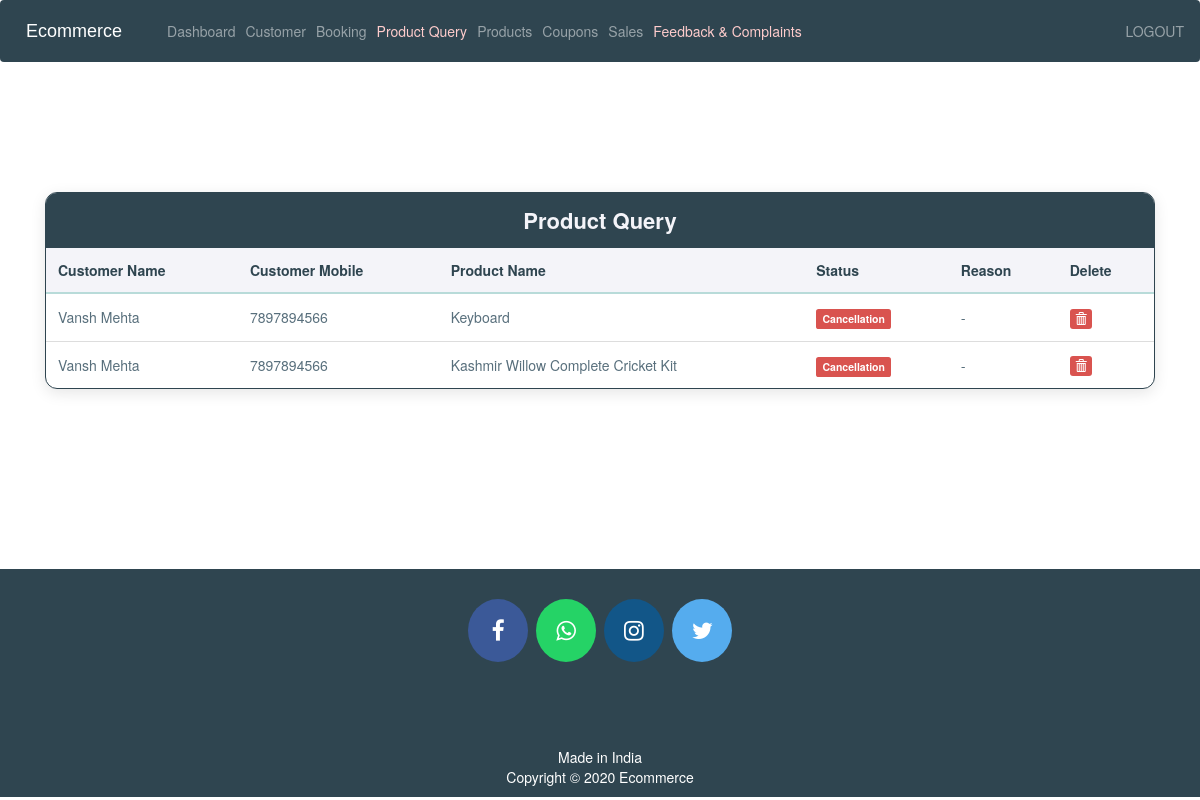
The page /admin-cancelled-returned (signed in) on the database its author committed.
### ecom/models.py (models this page shows, shortened)
class Customer(models.Model):
    user=models.OneToOneField(User,on_delete=models.CASCADE)
    profile_pic= models.ImageField(upload_to='profile_pic/CustomerProfilePic/',null=True,blank=True)
    address = models.CharField(max_length=40)
    mobile = models.CharField(max_length=20,null=False)
    @property
    def get_name(self):
        return self.user.first_name+" "+self.user.last_name

class Product(models.Model):
    CATEGORIES = (
        ('Electronics','Electronics'),
        ('Fashion','Fashion'),
        ('Home','Home'),
        ('Beauty','Beauty'),
        ('Books','Books'),
        ('Sports','Sports'),
        ('Others','Others'),
    )
    name=models.CharField(max_length=120)
    product_image= models.ImageField(upload_to='product_image/',null=True,blank=True)
    price = models.PositiveIntegerField()
    description=models.TextField()
    about=models.TextField(null=True, blank=True)
    category = models.CharField(max_length=50, choices=CATEGORIES, default='Others')
    subcategory = models.CharField(max_length=50, blank=True, null=True)
    stock = models.IntegerField(default=10)

class Order(models.Model):
    STATUS =(
        ('Pending','Pending'),
        ('Order Confirmed','Order Confirmed'),
        ('Out for Delivery','Out for Delivery'),
        ('Delivered','Delivered'),
        ('Cancelled','Cancelled'),
    )
    customer=models.ForeignKey('Customer', on_delete=models.CASCADE,null=True)
    email = models.CharField(max_length=50,null=True)
    address = models.CharField(max_length=500,null=True)
    mobile = models.CharField(max_length=20,null=True)
    order_date= models.DateTimeField(auto_now_add=True,null=True)
    status=models.CharField(max_length=50,null=True,choices=STATUS, default='Pending')
    total_amount = models.PositiveIntegerField(default=0)
    delivered_date = models.DateTimeField(null=True, blank=True)

### ecom/views.py (the view)
# urls.py: path('admin-cancelled-returned', views.admin_cancelled_returned_view, name='admin-cancelled-returned'),
@login_required(login_url='adminlogin')
def admin_cancelled_returned_view(request):
    orders=models.Order.objects.all().filter(status__in=['Cancelled', 'Cancellation Requested', 'Return Requested']).order_by('-id')
    ordered_products=[]
    ordered_bys=[]
    for order in orders:
        first_item = order.items.all().first()
        if first_item:
            ordered_product = models.Product.objects.filter(id=first_item.product.id)
        else:
            ordered_product = models.Product.objects.none()
        if order.customer:
            ordered_by=models.Customer.objects.all().filter(id = order.customer.id)
        else:
            ordered_by=models.Customer.objects.none()
        ordered_products.append(ordered_product)
        ordered_bys.append(ordered_by)
    return render(request,'ecom/admin_cancelled_returned_orders.html',{'data':zip(ordered_products,ordered_bys,orders)})

### templates/ecom/admin_cancelled_returned_orders.html (shortened to what this page needs)
{% extends 'ecom/admin_base.html' %}
{% load static %}
{% block content %}
<head>
  <link href="//netdna.bootstrapcdn.com/bootstrap/3.0.0/css/bootstrap.min.css" rel="stylesheet" id="bootstrap-css">
</head>
<div class="container">
  <div class="panel panel-primary">
    <div class="panel-heading">
      <h6 class="panel-title">Product Query</h6>
    </div>
    <table class="table table-hover" id="dev-table">
      <thead>
        <tr>
          <th>Customer Name</th>
          <th>Customer Mobile</th>
          <th>Product Name</th>
          <th>Status</th>
          <th>Reason</th>
          <th>Delete</th>
        </tr>
      </thead>
      {% for product,customer,order in data %}
      <tr>
        {% for c in customer %}
        <td> {{c.get_name}}</td>
        <td>{{c.mobile}}</td>
        {% endfor %}
        {% for p in product %}
        <td> {{p.name}}</td>
        {% endfor %}
        <td>
          {% if order.status == 'Cancelled' or order.status == 'Cancellation Requested' %}
            <span class="label label-danger">Cancellation</span>
          {% elif order.status == 'Return Requested' %}
            <span class="label label-warning">Return</span>
          {% endif %}
        </td>
        <td style="font-style: italic;">
          {% if order.status == 'Return Requested' %}
            {{order.return_reason}}
          {% elif order.cancellation_reason %}
            {{order.cancellation_reason}}
          {% else %}
            -
          {% endif %}
        </td>
        <td><a class="btn btn-danger btn-xs" href="{% url 'delete-order' order.id  %}"><span class="glyphicon glyphicon-trash"></span></a></td>
      </tr>
      {% endfor %}
    </table>
  </div>
</div>
{% endblock content %}

### templates/ecom/admin_base.html (style rules this page uses)
body { background-color: #F4F4F9; }

### templates/ecom/admin_cancelled_returned_orders.html (style rules this page uses)
a:link { text-decoration: none; }
h6 { text-align: center; }
.container { margin-top: 50px; }
.panel-primary { border-color: #2F4550; border-radius: 12px; overflow: hidden; box-shadow: 0 4px 15px rgba(0,0,0,0.1); }
.panel-heading { background-color: #2F4550 !important; border-color: #2F4550 !important; padding: 15px; }
.panel-title { font-size: 22px; font-weight: 600; color: #F4F4F9 !important; }
.table thead tr th { background-color: #F4F4F9; color: #2F4550; border-bottom: 2px solid #B8DBD9; padding: 12px; }
.table tbody tr td { padding: 12px; vertical-align: middle; color: #586F7C; }
.label-danger { background-color: #d9534f; }
.btn-danger { background-color: #d9534f; border: none; transition: opacity 0.3s; }

### rows shown on the page
Order: status "Cancellation"
Customer: get_name "Vansh Mehta", mobile "7897894566"
Product: name "Keyboard"
Order: status "Cancellation"
Product: name "Kashmir Willow Complete Cricket Kit"
